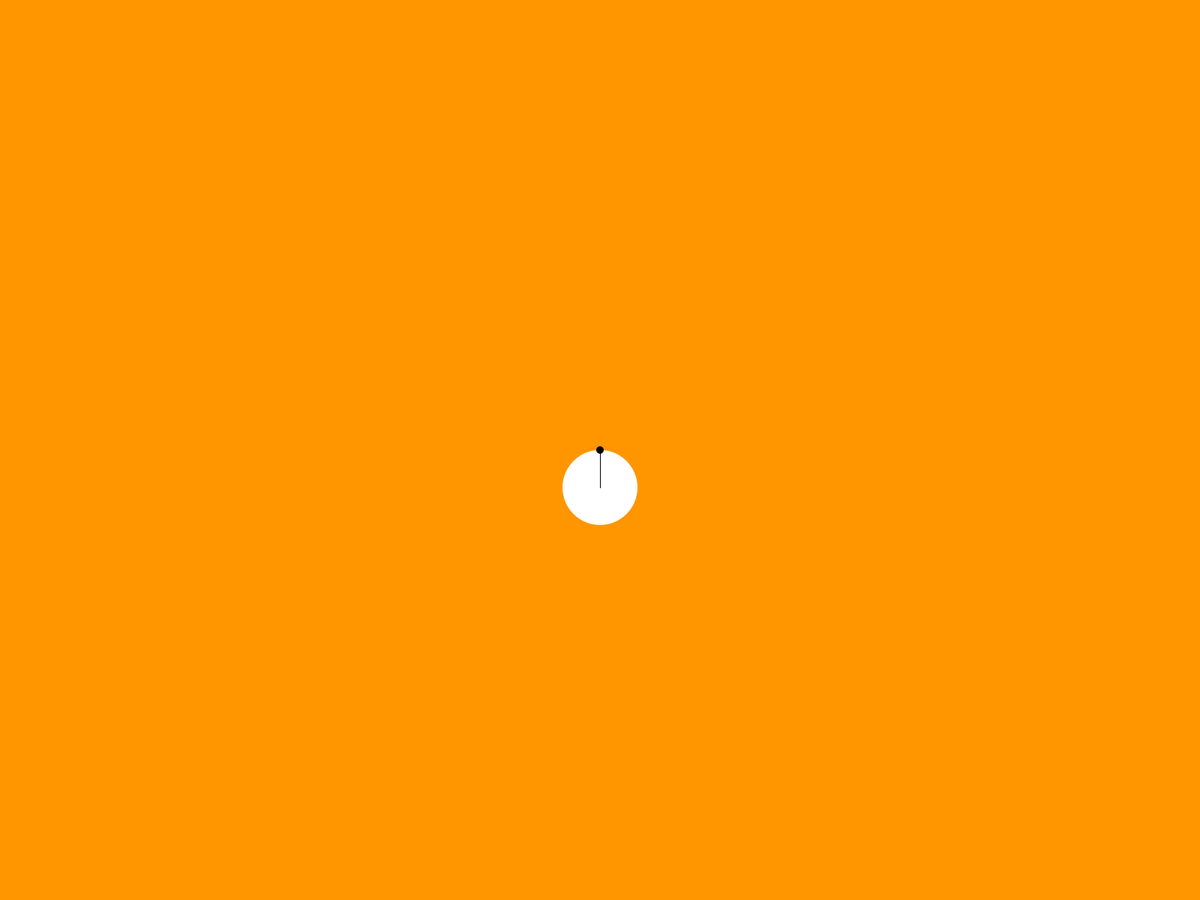
Frame 1 (no input)
Frame 60 (the mouse pressed at the canvas centre just before this capture): identical to frame 1, image omitted
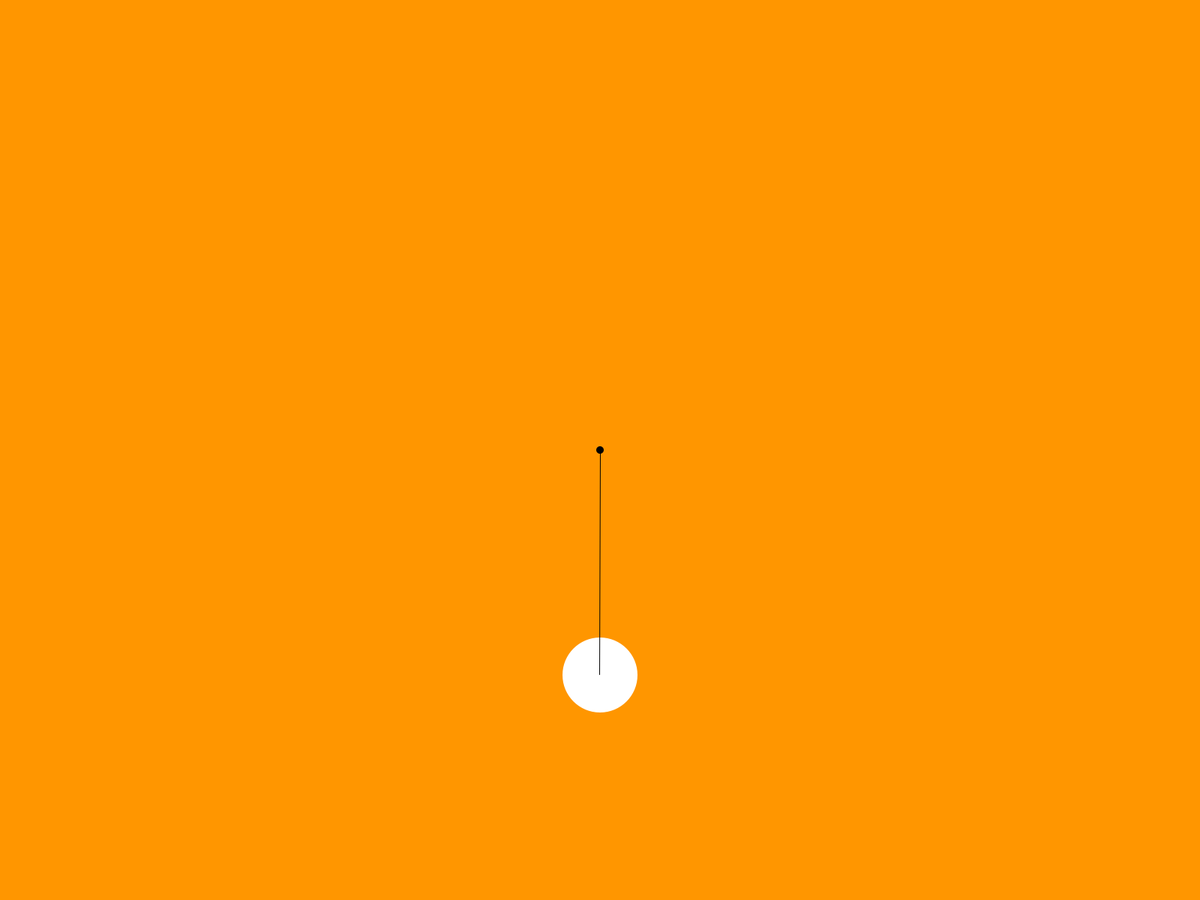
Frame 120 (the mouse held since frame 60 and released just before this capture)

The Processing sketch that drew these frames (run headless with seeded random() and noise(); from frame 60 on, the mouse is pressed at the canvas centre):

// Processing sketch: RunningSketchesFullscreen
// ── RunningSketchesFullscreen.pde

/*
RUNNING SKETCHES FULLSCREEN
Jeff Thompson | 2019 | jeffreythompson.org

Little sketch windows are nice, but what about more
finished work? Running a sketch in fullscreen mode not
only scales to the display but also gets rid of menu 
bars, the dock, etc. This makes for a really tidy
presentation, especially for interactive projects.

*/


void setup() {
  
  // instead of specifying size(), by calling
  // fullScreen() our sketch will run the full
  // width and height of the display
  fullScreen();
  
  // for debugging, it may be helpful to also have
  // a size() command, which you can comment out
  // or, more fancy: include a boolean variable
  // at the top and an if-statement that either
  // triggers the fullScreen() command or size()!
  
  // optionally: no cursor!
  noCursor();
}


void draw() {
  background(255,150,0);
  
  // just a little interactive circle that
  // rotates around the center of the screen
  // note that most positions here are relative
  // to the width/height of the screen, meaning
  // this will run the same on all monitors
  float angle =  map(mouseX, 0,width, 0,TWO_PI*4);
  float radius = map(mouseX, 0,width, 50,height/2-50);
  
  pushMatrix();
  translate(width/2, height/2);
  rotate(angle);
  fill(255);
  noStroke();
  ellipse(0,radius, 100,100);  // white circle
  fill(0);
  ellipse(0,0, 10,10);         // center dot
  stroke(0);
  line(0,0, 0,radius);         // line between the two
  popMatrix();  
}
